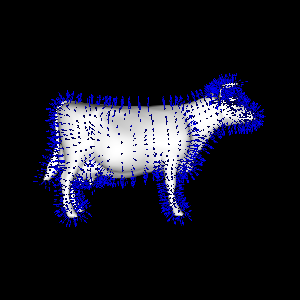

Recreate this plot in Python.
#!/usr/bin/env python
# Demonstrate vtkmTriangleMeshPointNormals with arrow glyphs on a cow mesh.

import os

import vtkmodules.vtkInteractionStyle  # noqa: F401
import vtkmodules.vtkRenderingOpenGL2  # noqa: F401

from vtkmodules.vtkAcceleratorsVTKmFilters import vtkmTriangleMeshPointNormals
from vtkmodules.vtkFiltersCore import vtkCleanPolyData, vtkGlyph3D, vtkTriangleFilter
from vtkmodules.vtkFiltersSources import vtkArrowSource
from vtkmodules.vtkIOXML import vtkXMLPolyDataReader
from vtkmodules.vtkRenderingCore import (
    vtkActor,
    vtkPolyDataMapper,
    vtkRenderWindow,
    vtkRenderWindowInteractor,
    vtkRenderer,
)

data_dir = os.environ.get("VPE_DATA_DIR", os.path.dirname(os.path.abspath(__file__)))

# Read cow mesh.
reader = vtkXMLPolyDataReader()
reader.SetFileName(os.path.join(data_dir, "cow.vtp"))

# Triangulate and clean.
tri_filter = vtkTriangleFilter()
tri_filter.SetInputConnection(reader.GetOutputPort())

clean_filter = vtkCleanPolyData()
clean_filter.SetInputConnection(tri_filter.GetOutputPort())

# Compute normals via VTK-m.
norm_filter = vtkmTriangleMeshPointNormals()
norm_filter.SetInputConnection(clean_filter.GetOutputPort())

# Cow actor.
mapper = vtkPolyDataMapper()
mapper.SetInputConnection(norm_filter.GetOutputPort())

actor = vtkActor()
actor.SetMapper(mapper)

# Arrow glyphs for normals.
glyph_source = vtkArrowSource()

glyph = vtkGlyph3D()
glyph.SetInputConnection(norm_filter.GetOutputPort())
glyph.SetSourceConnection(glyph_source.GetOutputPort())
glyph.SetVectorModeToUseNormal()
glyph.SetColorModeToColorByVector()
glyph.SetScaleModeToScaleByVector()
glyph.SetScaleFactor(0.5)

glyph_mapper = vtkPolyDataMapper()
glyph_mapper.SetInputConnection(glyph.GetOutputPort())

glyph_actor = vtkActor()
glyph_actor.SetMapper(glyph_mapper)

# Renderer
renderer = vtkRenderer()
renderer.AddActor(actor)
renderer.AddActor(glyph_actor)
renderer.SetBackground(0.0, 0.0, 0.0)

# Window
render_window = vtkRenderWindow()
render_window.AddRenderer(renderer)
render_window.SetSize(300, 300)
render_window.SetMultiSamples(0)
render_window.SetWindowName("vtkm triangle mesh point normals")

# Scene
renderer.ResetCamera()

# Interactor
interactor = vtkRenderWindowInteractor()
interactor.SetRenderWindow(render_window)

interactor.Initialize()
interactor.Start()
